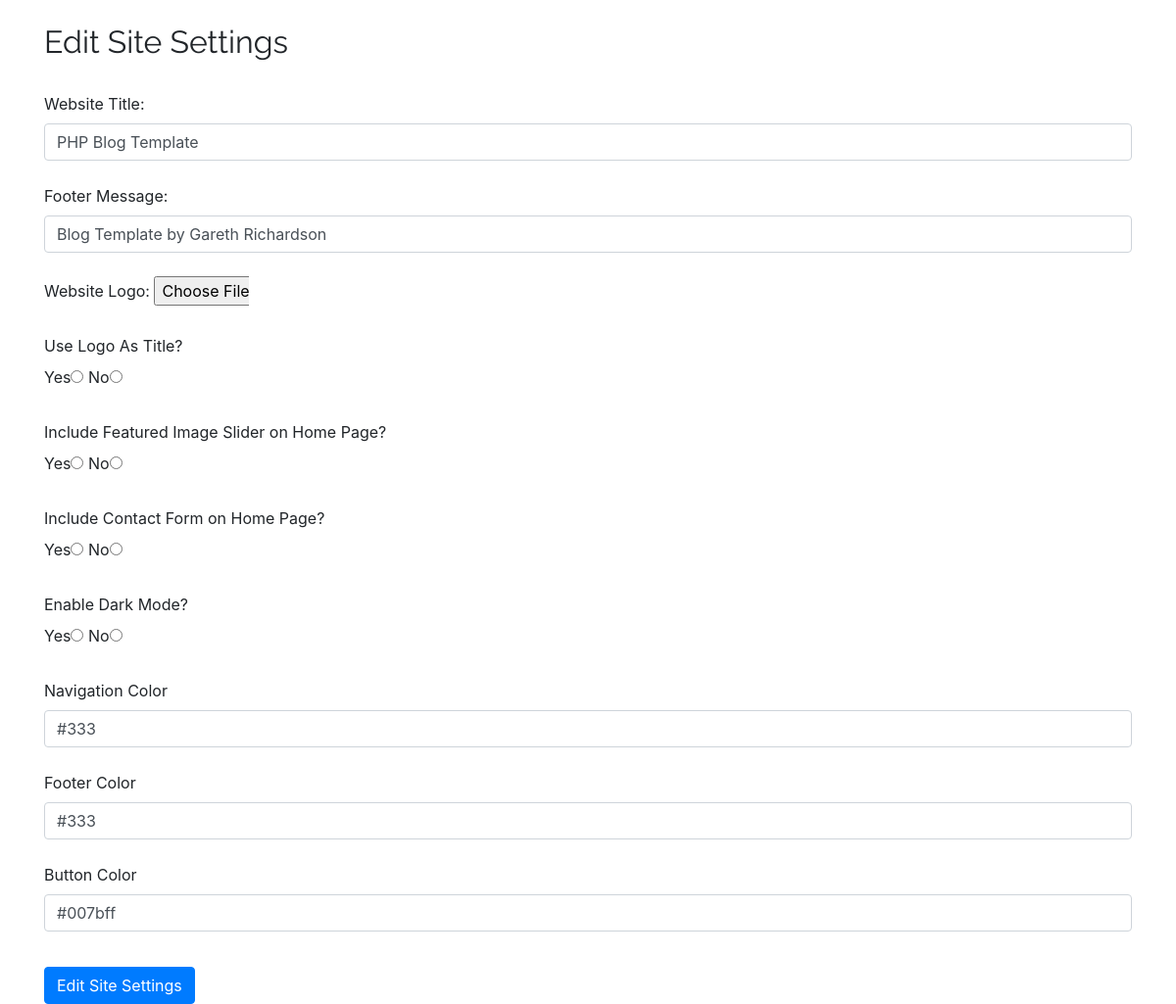
Page /admin/editTheme.php (signed in) on the committed database.
### tables this page shows
CREATE TABLE IF NOT EXISTS `tbl_var` (
  `var_configId` tinyint(4) NOT NULL AUTO_INCREMENT,
  `var_headerTitle` varchar(100) NOT NULL,
  `var_footerMsg` varchar(200) NOT NULL,
  `var_logo` varchar(200) NOT NULL,
  `var_logoAsTitle` tinyint(1) NOT NULL,
  `var_includeSliderOnHome` tinyint(1) NOT NULL,
  `var_includeContactOnHome` tinyint(1) NOT NULL,
  `var_navColor` varchar(30) NOT NULL,
  `var_footerColor` varchar(30) NOT NULL,
  `var_buttonColor` varchar(30) NOT NULL,
  `var_darkMode` tinyint(1) NOT NULL,
  `var_fontFamilyP` varchar(100) NOT NULL,
  `var_fontFamilyH` varchar(100) NOT NULL,
  PRIMARY KEY (`var_configId`)
);

### admin/phpscripts/read.php (called while the page is built, shortened)
<?php
	function getSingle($tbl, $col, $id) {
		$user = "root";
		$pass = "";
		$url = "localhost";
		$db = "db_blogtemplate";
		$link = mysqli_connect($url, $user, $pass, $db);
		$querySingle = "SELECT * FROM {$tbl} WHERE {$col} = {$id}";
		$runSingle = mysqli_query($link, $querySingle);
		if($runSingle){
			return $runSingle;
		}else{
			$error = "There was a problem accessing this information.  Sorry about your luck ;)";
			return $error;
		}
	}
?>

### includes/phpscripts/phpVar.php (called while the page is built, shortened)
<?php
	function getAllVar($tblVar){
		$user = "root";
		$pass = "";
		$url = "localhost";
		$db = "db_blogTemplate";
		$link = mysqli_connect($url, $user, $pass, $db);
		$varQuery = "SELECT * FROM tbl_var";
		$varQueryRun = mysqli_query($link, $varQuery);
		if($varQueryRun){
			return $varQueryRun;
		}else{
			$error = "There was a problem accessing this info";
			return $error;
		}
	}
	$tblVar = "tbl_var";
	$getVar = getAllVar($tblVar);
?>

### admin/editTheme.php (the view, shortened to what this page needs)
<?php
	require_once('phpscripts/read.php');
	$id = 1;
	$tbl = "tbl_var";
	$col = "var_configId";
	$popForm = getSingle($tbl, $col, $id);
	$info = mysqli_fetch_array($popForm);
?>
<!doctype html>
<html>
<head>
	<?php include_once("../includes/admin-meta.php") ?>
</head>
<body>
	<div class="container">
		<br><h2>Edit Site Settings</h2><br>
		<form action="editTheme.php" method="POST" enctype="multipart/form-data">
			<label>Website Title:</label>
			<input class="form-control" type="text" name="websitetitle" value="<?php echo $info['var_headerTitle'];?>"><br>
			<label>Footer Message:</label>
			<input class="form-control" type="text" name="footermessage" value="<?php echo $info['var_footerMsg'];?>"><br>
			<label>Website Logo:</label>
			<input style="width: 97px;" type="file" name="websitelogo"><br><br>
			<label>Use Logo As Title?</label><br>
			<label>Yes</label><input type="radio" name="logoastitle" value="Yes">
			<label>No</label><input type="radio" name="logoastitle" value="No"><br><br>
			<label>Include Featured Image Slider on Home Page?</label><br>
			<label>Yes</label><input type="radio" name="slideronhome" value="Yes">
			<label>No</label><input type="radio" name="slideronhome" value="No"><br><br>
			<label>Include Contact Form on Home Page?</label><br>
			<label>Yes</label><input type="radio" name="contactonhome" value="Yes">
			<label>No</label><input type="radio" name="contactonhome" value="No"><br><br>
			<label>Enable Dark Mode?</label><br>
			<label>Yes</label><input type="radio" name="darkmode" value="Yes">
			<label>No</label><input type="radio" name="darkmode" value="No"><br><br>
			<label>Navigation Color</label>
			<input class="form-control" type="text" name="navcolor" value="<?php echo $info['var_navColor'];?>"><br>
			<label>Footer Color</label>
			<input class="form-control" type="text" name="footercolor" value="<?php echo $info['var_footerColor'];?>"><br>
			<label>Button Color</label>
			<input class="form-control" type="text" name="buttoncolor" value="<?php echo $info['var_buttonColor'];?>"><br>
			<button class="btn btn-secondary" type="submit" name="submit">Edit Site Settings</button>
		</form>
	</div>
</body>
</html>

### css/app.css (style rules this page uses)
body { margin: 0 auto; overflow-x: hidden; }
h1, h2, h3, h4, h5, h6 { font-family: "Raleway", sans-serif; font-weight: 400; }
.btn { margin-top: 0.75em; }

### rows in the picture
tbl_var: websitetitle "PHP Blog Template", footermessage "Blog Template by Gareth Richardson", navcolor "#333", footercolor "#333", buttoncolor "#007bff"
